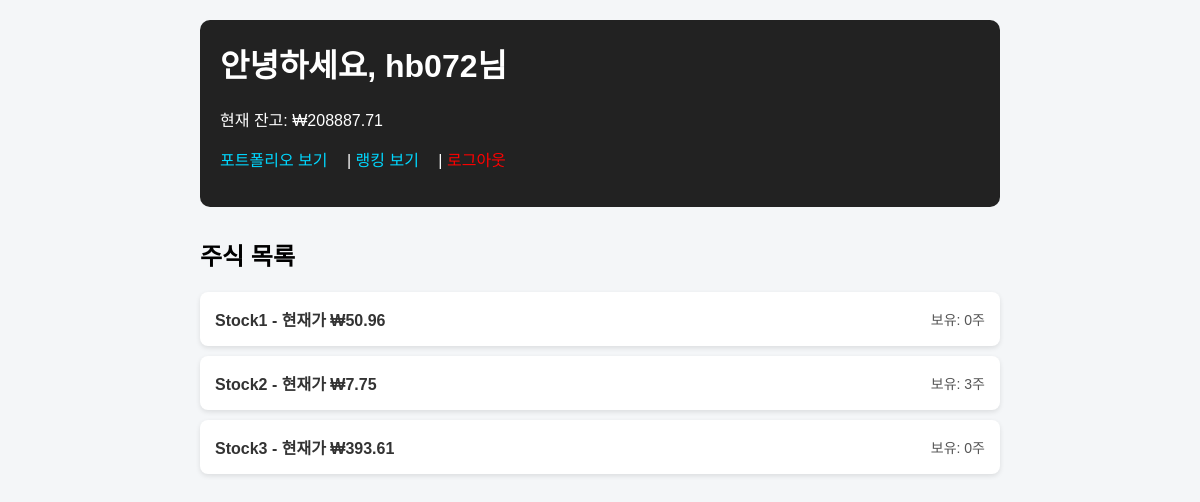
Page / (signed in) on the earlier database version.
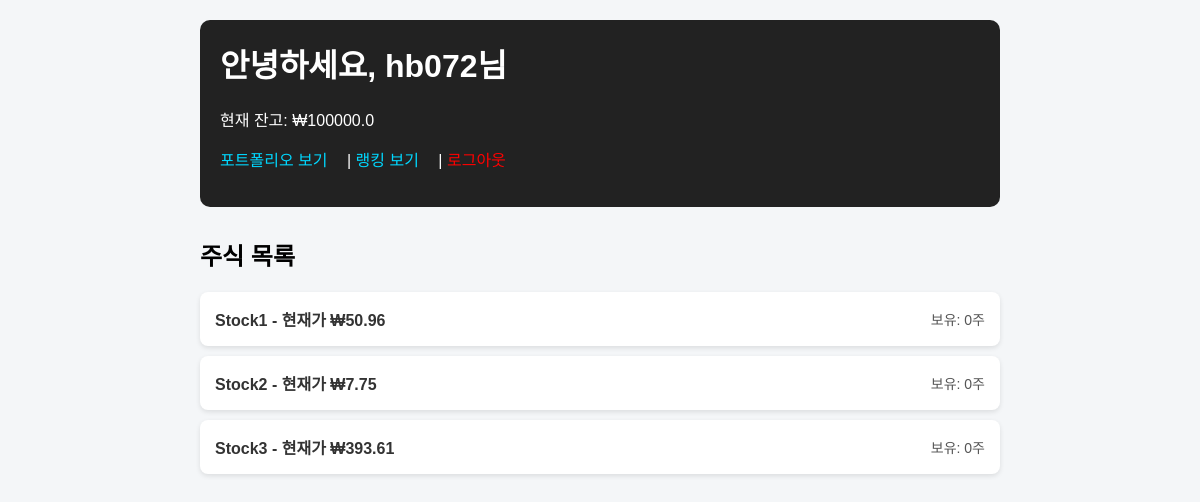
Same page on the later database version.
### simulator/models.py (models this page shows, shortened)
class Portfolio(models.Model):
    user = models.ForeignKey(User, on_delete=models.CASCADE)
    stock = models.ForeignKey(Stock, on_delete=models.CASCADE)
    quantity = models.IntegerField(default=0)

### simulator/views.py (the view)
# urls.py: path('', views.main, name='main'),
@login_required
def main(request):
    stocks = Stock.objects.all()
    account,created = Account.objects.get_or_create(user=request.user)
    return render(request, 'simulator/main.html', {
        'stocks': stocks,
        'balance': round(account.balance,2),
    })

### simulator/templates/simulator/main.html (shortened to what this page needs)
{% load static %}
<!DOCTYPE html>
<html>
<head>
    <link rel="stylesheet" href="{% static 'simulator/css/main.css' %}">
</head>
<body>
    <div class="container">
        <header>
            <h1>안녕하세요, {{ user.username }}님</h1>
            <p>현재 잔고: ₩{{ balance }}</p>
            <p>
            <a href="{% url 'portfolio' user.id %}">포트폴리오 보기</a> |
            <a href="{% url 'ranking' %}">랭킹 보기</a> |
            <a href="{% url 'users:logout' %}" style="color: red;">로그아웃</a>
    </p>
        </header>
        <section class="stock-section">
            <h2>주식 목록</h2>
            <ul class="stock-list">
                {% for stock in stocks %}
                <li class="stock-item">
                    <a href="{% url 'stock_main' stock.id %}">
                        <strong>{{ stock.name }}</strong> - 현재가 ₩{{ stock.price }}
                    </a>
                    <span class="owning">보유:
                        {% for p in user.portfolio_set.all %}
                            {% if p.stock.id == stock.id %}{{ p.quantity }}주{% endif %}
                        {% endfor %}
                    </span>
                </li>
                {% empty %}
                <li>등록된 주식이 없습니다.</li>
                {% endfor %}
            </ul>
        </section>
    </div>
</body>
</html>

Differences in the rows shown:
changed Portfolio (number 2 of 3 on the later page): quantity "3" → "0"
Other differences:
{{ balance }}: "208887.71" → "100000.0"
